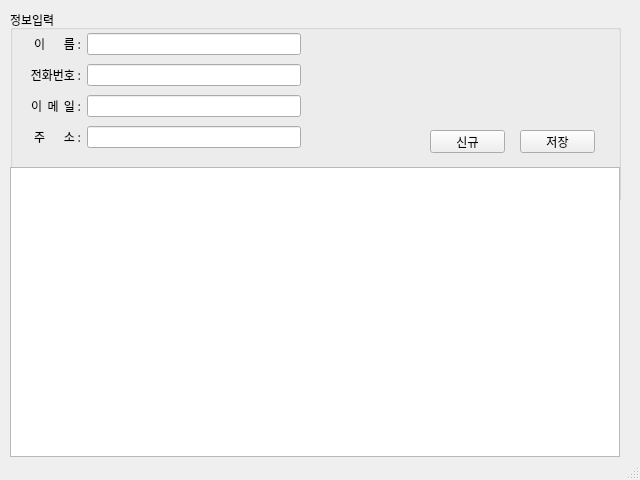
<?xml version="1.0" encoding="UTF-8"?>
<ui version="4.0">
 <class>MainWindow</class>
 <widget class="QMainWindow" name="MainWindow">
  <property name="geometry">
   <rect>
    <x>0</x>
    <y>0</y>
    <width>640</width>
    <height>480</height>
   </rect>
  </property>
  <property name="windowTitle">
   <string>MainWindow</string>
  </property>
  <widget class="QWidget" name="centralwidget">
   <widget class="QWidget" name="verticalLayoutWidget">
    <property name="geometry">
     <rect>
      <x>10</x>
      <y>10</y>
      <width>611</width>
      <height>190</height>
     </rect>
    </property>
    <layout class="QVBoxLayout" name="verticalLayout">
     <item>
      <widget class="QGroupBox" name="groupBox">
       <property name="title">
        <string>정보입력</string>
       </property>
       <widget class="QPushButton" name="pushButton">
        <property name="geometry">
         <rect>
          <x>420</x>
          <y>120</y>
          <width>75</width>
          <height>23</height>
         </rect>
        </property>
        <property name="text">
         <string>신규</string>
        </property>
       </widget>
       <widget class="QPushButton" name="pushButton_2">
        <property name="geometry">
         <rect>
          <x>510</x>
          <y>120</y>
          <width>75</width>
          <height>23</height>
         </rect>
        </property>
        <property name="text">
         <string>저장</string>
        </property>
       </widget>
       <widget class="QWidget" name="">
        <property name="geometry">
         <rect>
          <x>20</x>
          <y>20</y>
          <width>271</width>
          <height>121</height>
         </rect>
        </property>
        <layout class="QGridLayout" name="gridLayout">
         <item row="0" column="0">
          <widget class="QLabel" name="lblName">
           <property name="font">
            <font>
             <family>나눔고딕</family>
            </font>
           </property>
           <property name="inputMethodHints">
            <set>Qt::ImhNone</set>
           </property>
           <property name="text">
            <string>이       름 :</string>
           </property>
           <property name="alignment">
            <set>Qt::AlignRight|Qt::AlignTrailing|Qt::AlignVCenter</set>
           </property>
          </widget>
         </item>
         <item row="0" column="1">
          <widget class="QLineEdit" name="txtName">
           <property name="inputMethodHints">
            <set>Qt::ImhDigitsOnly|Qt::ImhLatinOnly</set>
           </property>
          </widget>
         </item>
         <item row="1" column="0">
          <widget class="QLabel" name="lblPhone">
           <property name="font">
            <font>
             <family>나눔고딕</family>
            </font>
           </property>
           <property name="inputMethodHints">
            <set>Qt::ImhNone</set>
           </property>
           <property name="text">
            <string>전화번호 :</string>
           </property>
           <property name="alignment">
            <set>Qt::AlignRight|Qt::AlignTrailing|Qt::AlignVCenter</set>
           </property>
          </widget>
         </item>
         <item row="1" column="1">
          <widget class="QLineEdit" name="txtPhone">
           <property name="inputMethodHints">
            <set>Qt::ImhFormattedNumbersOnly</set>
           </property>
           <property name="text">
            <string/>
           </property>
          </widget>
         </item>
         <item row="2" column="0">
          <widget class="QLabel" name="lblEmail">
           <property name="font">
            <font>
             <family>나눔고딕</family>
            </font>
           </property>
           <property name="text">
            <string>이  메  일 :</string>
           </property>
           <property name="alignment">
            <set>Qt::AlignRight|Qt::AlignTrailing|Qt::AlignVCenter</set>
           </property>
          </widget>
         </item>
         <item row="2" column="1">
          <widget class="QLineEdit" name="txtEmail"/>
         </item>
         <item row="3" column="0">
          <widget class="QLabel" name="lblAddress">
           <property name="font">
            <font>
             <family>나눔고딕</family>
            </font>
           </property>
           <property name="text">
            <string>주       소 :</string>
           </property>
           <property name="alignment">
            <set>Qt::AlignRight|Qt::AlignTrailing|Qt::AlignVCenter</set>
           </property>
          </widget>
         </item>
         <item row="3" column="1">
          <widget class="QLineEdit" name="txtAddress"/>
         </item>
        </layout>
       </widget>
      </widget>
     </item>
    </layout>
   </widget>
   <widget class="QWidget" name="verticalLayoutWidget_2">
    <property name="geometry">
     <rect>
      <x>10</x>
      <y>167</y>
      <width>610</width>
      <height>290</height>
     </rect>
    </property>
    <layout class="QVBoxLayout" name="verticalLayout_2">
     <item>
      <widget class="QTableView" name="tblAddress"/>
     </item>
    </layout>
   </widget>
  </widget>
  <widget class="QStatusBar" name="stbCurrent"/>
 </widget>
 <resources/>
 <connections/>
</ui>
